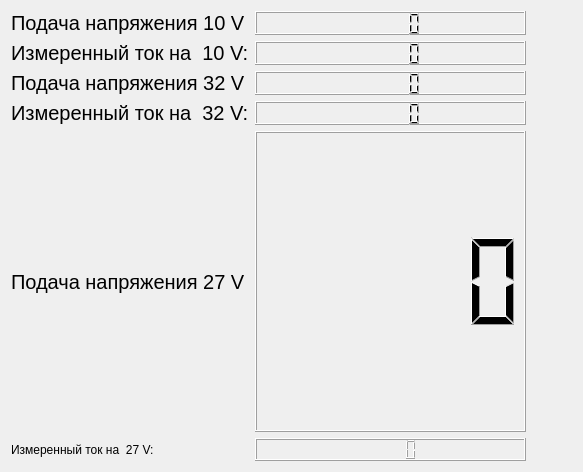
<?xml version="1.0" encoding="UTF-8"?>
<ui version="4.0">
 <class>Form</class>
 <widget class="QWidget" name="Form">
  <property name="geometry">
   <rect>
    <x>0</x>
    <y>0</y>
    <width>583</width>
    <height>472</height>
   </rect>
  </property>
  <property name="sizePolicy">
   <sizepolicy hsizetype="Preferred" vsizetype="Preferred">
    <horstretch>0</horstretch>
    <verstretch>0</verstretch>
   </sizepolicy>
  </property>
  <property name="windowTitle">
   <string>Form</string>
  </property>
  <layout class="QGridLayout" name="gridLayout">
   <item row="4" column="1">
    <widget class="QLCDNumber" name="lcdNumber_27V">
     <property name="sizePolicy">
      <sizepolicy hsizetype="Preferred" vsizetype="Preferred">
       <horstretch>0</horstretch>
       <verstretch>0</verstretch>
      </sizepolicy>
     </property>
    </widget>
   </item>
   <item row="4" column="0">
    <widget class="QLabel" name="label_3">
     <property name="font">
      <font>
       <pointsize>15</pointsize>
      </font>
     </property>
     <property name="text">
      <string>Подача напряжения 27 V</string>
     </property>
    </widget>
   </item>
   <item row="4" column="2">
    <widget class="QPushButton" name="pushButton_27V">
     <property name="sizePolicy">
      <sizepolicy hsizetype="Fixed" vsizetype="MinimumExpanding">
       <horstretch>0</horstretch>
       <verstretch>0</verstretch>
      </sizepolicy>
     </property>
     <property name="autoFillBackground">
      <bool>false</bool>
     </property>
     <property name="text">
      <string/>
     </property>
     <property name="autoDefault">
      <bool>false</bool>
     </property>
     <property name="flat">
      <bool>true</bool>
     </property>
    </widget>
   </item>
   <item row="3" column="0">
    <widget class="QLabel" name="label_5">
     <property name="font">
      <font>
       <pointsize>15</pointsize>
      </font>
     </property>
     <property name="text">
      <string>Измеренный ток на  32 V:</string>
     </property>
    </widget>
   </item>
   <item row="0" column="1">
    <widget class="QLCDNumber" name="lcdNumber_10V">
     <property name="sizePolicy">
      <sizepolicy hsizetype="MinimumExpanding" vsizetype="Preferred">
       <horstretch>0</horstretch>
       <verstretch>0</verstretch>
      </sizepolicy>
     </property>
    </widget>
   </item>
   <item row="0" column="0">
    <widget class="QLabel" name="label">
     <property name="sizePolicy">
      <sizepolicy hsizetype="Preferred" vsizetype="Preferred">
       <horstretch>0</horstretch>
       <verstretch>0</verstretch>
      </sizepolicy>
     </property>
     <property name="font">
      <font>
       <pointsize>15</pointsize>
      </font>
     </property>
     <property name="text">
      <string>Подача напряжения 10 V</string>
     </property>
    </widget>
   </item>
   <item row="2" column="1">
    <widget class="QLCDNumber" name="lcdNumber_32V">
     <property name="sizePolicy">
      <sizepolicy hsizetype="MinimumExpanding" vsizetype="Preferred">
       <horstretch>0</horstretch>
       <verstretch>0</verstretch>
      </sizepolicy>
     </property>
    </widget>
   </item>
   <item row="2" column="0">
    <widget class="QLabel" name="label_2">
     <property name="font">
      <font>
       <pointsize>15</pointsize>
      </font>
     </property>
     <property name="text">
      <string>Подача напряжения 32 V</string>
     </property>
    </widget>
   </item>
   <item row="0" column="2" rowspan="2">
    <widget class="QPushButton" name="pushButton_10V">
     <property name="enabled">
      <bool>true</bool>
     </property>
     <property name="sizePolicy">
      <sizepolicy hsizetype="Fixed" vsizetype="MinimumExpanding">
       <horstretch>0</horstretch>
       <verstretch>0</verstretch>
      </sizepolicy>
     </property>
     <property name="contextMenuPolicy">
      <enum>Qt::PreventContextMenu</enum>
     </property>
     <property name="toolTipDuration">
      <number>0</number>
     </property>
     <property name="autoFillBackground">
      <bool>false</bool>
     </property>
     <property name="text">
      <string/>
     </property>
     <property name="flat">
      <bool>true</bool>
     </property>
    </widget>
   </item>
   <item row="1" column="0">
    <widget class="QLabel" name="label_4">
     <property name="font">
      <font>
       <pointsize>15</pointsize>
      </font>
     </property>
     <property name="text">
      <string>Измеренный ток на  10 V:</string>
     </property>
    </widget>
   </item>
   <item row="1" column="1">
    <widget class="QLCDNumber" name="lcdNumber_10I">
     <property name="sizePolicy">
      <sizepolicy hsizetype="MinimumExpanding" vsizetype="Preferred">
       <horstretch>0</horstretch>
       <verstretch>0</verstretch>
      </sizepolicy>
     </property>
    </widget>
   </item>
   <item row="3" column="1">
    <widget class="QLCDNumber" name="lcdNumber">
     <property name="sizePolicy">
      <sizepolicy hsizetype="MinimumExpanding" vsizetype="Preferred">
       <horstretch>0</horstretch>
       <verstretch>0</verstretch>
      </sizepolicy>
     </property>
    </widget>
   </item>
   <item row="2" column="2" rowspan="2">
    <widget class="QPushButton" name="pushButton_32V">
     <property name="sizePolicy">
      <sizepolicy hsizetype="Fixed" vsizetype="MinimumExpanding">
       <horstretch>0</horstretch>
       <verstretch>0</verstretch>
      </sizepolicy>
     </property>
     <property name="toolTipDuration">
      <number>0</number>
     </property>
     <property name="autoFillBackground">
      <bool>false</bool>
     </property>
     <property name="text">
      <string/>
     </property>
     <property name="flat">
      <bool>true</bool>
     </property>
    </widget>
   </item>
   <item row="5" column="0">
    <widget class="QLabel" name="label_6">
     <property name="text">
      <string>Измеренный ток на  27 V:</string>
     </property>
    </widget>
   </item>
   <item row="5" column="1">
    <widget class="QLCDNumber" name="lcdNumber_2"/>
   </item>
  </layout>
 </widget>
 <resources/>
 <connections/>
</ui>
